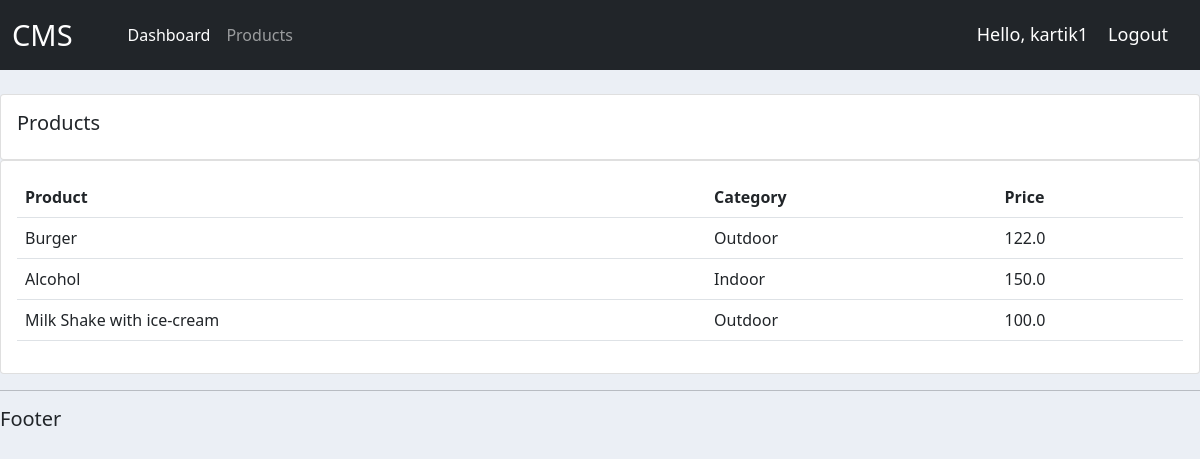
The page /products/ (signed in) on the database as committed earlier.
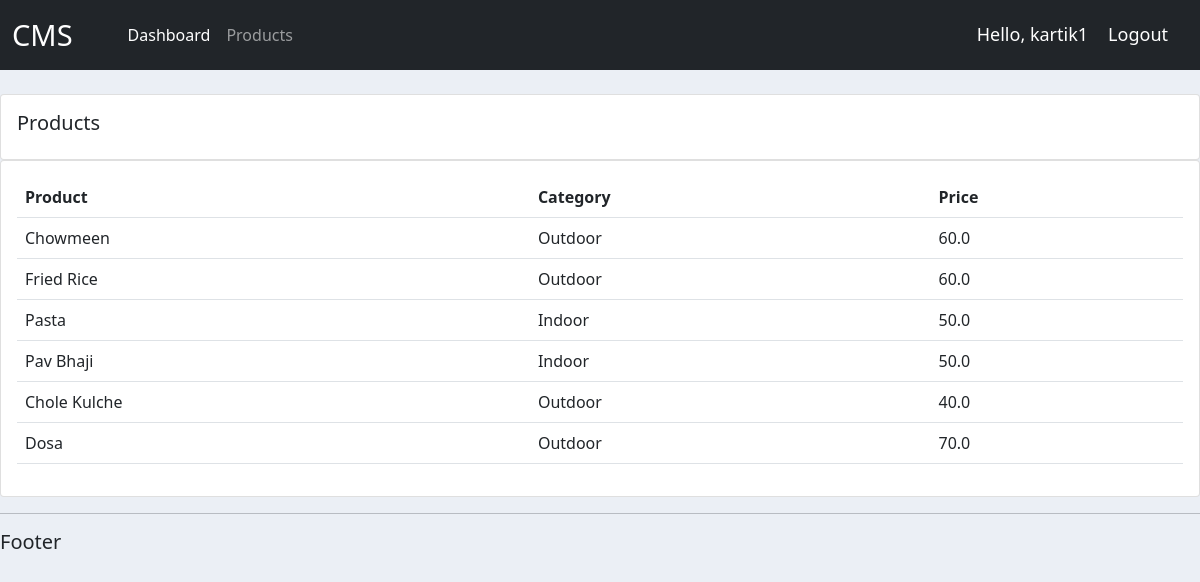
The same page on the database as committed later.
### accounts/models.py (models this page shows, shortened)
class Products(models.Model):
    CATEGORY = (
        ('Indoor', "Indoor"),
        ('Outdoor', 'Outdoor')
    )
    name = models.CharField(max_length=200, null=True)
    price = models.FloatField(null=True)
    category = models.CharField(max_length=200, null=True, choices=CATEGORY)
    description = models.CharField(max_length=200, null=True)
    date_created = models.DateTimeField(null=True)
    tag = models.ManyToManyField(Tag)

### accounts/decorators.py (the view)
		def wrapper_func(request, *args, **kwargs):
			group = None
			if request.user.groups.exists():
				group = request.user.groups.all()[0].name
			if group in allowed_roles:
				return view_func(request, *args, **kwargs)
			else:
				return HttpResponse('You are not authorized to view this page')

### accounts/views.py (called while the page is built)
@login_required(login_url='login')
@allowed_user(allowed_roles=['admin'])
def products(request):
    products = Products.objects.all()
    context = {
        'data': products
    }
    return render(request, 'accounts/products.html', context)

### accounts/templates/accounts/products.html
{% extends 'accounts/main.html' %}
{% block content %}
<br>
<div class="row">
    <div class="col-md">
        <div class="card card-body">
            <h5>Products</h5>
        </div>
        <div class="card card-body">
            <table class="table">
                <tr>
                    <th>Product</th>
                    <th>Category</th>
                    <th>Price</th>
                </tr>
                {% for i in data %}
                    <tr>
                        <td>{{i.name}}</td>
                        <td>{{i.category}}</td>
                        <td>{{i.price}}</td>
                    </tr>
                {% endfor %}
            </table>
        </div>
    </div>
</div>
{% endblock %}

### accounts/templates/accounts/main.html (shortened to what this page needs)
{% load static %}
<!DOCTYPE html>
<html lang="en">
<head>
    <link href="https://cdn.jsdelivr.net/npm/bootstrap@5.1.3/dist/css/bootstrap.min.css" rel="stylesheet">
    <link rel="stylesheet" type="text/css" href="{% static '/css/main.css' %}">
</head>
<body>
    {% include 'accounts/navbar.html' %}
    {% block content %}
    {% endblock %}
    <hr>
    <h5>Footer</h5>
</body>
</html>

### accounts/templates/accounts/navbar.html (shortened to what this page needs)
{% load static %}
<nav class="navbar navbar-expand-lg navbar-dark bg-dark">
    <div class="container-fluid">
      <a class="navbar-brand" href="#" style="font-size: 29px; margin-right: 47px;">CMS</a>
      {% if request.user.is_staff %}
      <div class="collapse navbar-collapse" id="navbarNav">
        <ul class="navbar-nav">
          <li class="nav-item">
            <a class="nav-link active" aria-current="page" href="{% url 'home' %}">Dashboard</a>
          </li>
          <li class="nav-item">
            <a class="nav-link" href="{% url 'products' %}">Products</a>
          </li>
        </ul>
      </div>
      {% endif %}
      <span class="hello-msg">Hello, {{request.user}}</span>
      <span><a class="hello-msg" href="{% url 'logout' %}">Logout</a></span>
    </div>
  </nav>

### static/css/main.css (style rules this page uses)
body { background-color: #ebeff5; }

### accounts/templates/accounts/navbar.html (style rules this page uses)
.hello-msg { font-size: 18px; color: white; margin-right: 20px; text-decoration: none; }

Rows that differ between the two databases and show on the page:
removed Products: name "Burger", category "Outdoor", price "122.0"
removed Products: name "Alcohol", category "Indoor", price "150.0"
removed Products: name "Milk Shake with ice-cream", category "Outdoor", price "100.0"
added Products: name "Chowmeen", category "Outdoor", price "60.0"
added Products: name "Fried Rice", category "Outdoor", price "60.0"
added Products: name "Pasta", category "Indoor", price "50.0"
added Products: name "Pav Bhaji", category "Indoor", price "50.0"
added Products: name "Chole Kulche", category "Outdoor", price "40.0"
added Products: name "Dosa", category "Outdoor", price "70.0"
